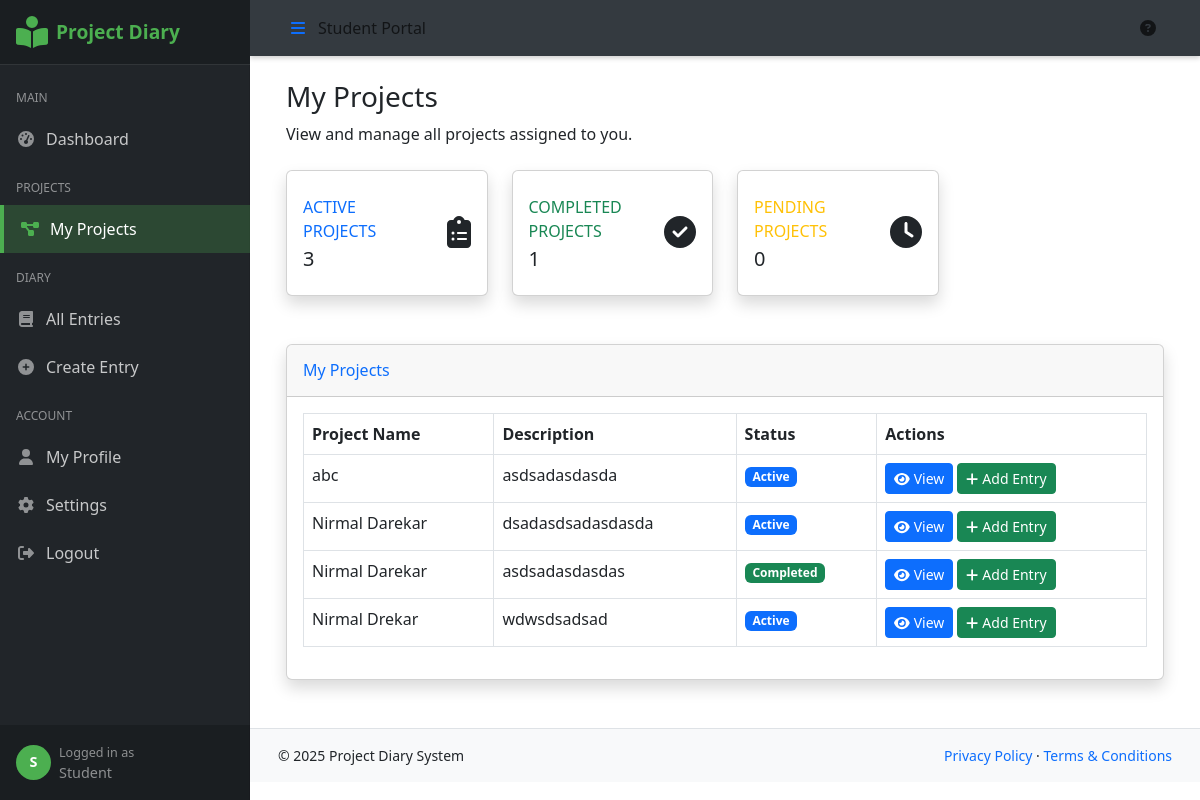
Screenshot of /index.php?page=student_projects (signed in) with the database file from the repository.
### tables this page shows
CREATE TABLE `projects` (
  `id` int(11) NOT NULL,
  `name` varchar(255) NOT NULL,
  `description` text DEFAULT NULL,
  `status` varchar(50) DEFAULT 'pending',
  `teacher_id` int(11) NOT NULL,
  `teacher_info` text DEFAULT NULL,
  `student_ids` text DEFAULT NULL,
  `created_at` timestamp NOT NULL DEFAULT current_timestamp(),
  `updated_at` timestamp NOT NULL DEFAULT current_timestamp() ON UPDATE current_timestamp()
);

### index.php (called while the page is built, shortened)
<?php
$pdo = getDbConnection();
require_once BASE_PATH . '/config/database.php';
$isLoggedIn = isset($_SESSION['user_id']);
$page = $_GET['page'] ?? 'dashboard';
if ($isLoggedIn && isset($_SESSION['role']) && $_SESSION['role'] === 'admin') {
    require_once BASE_PATH . '/controllers/AdminController.php';
    $adminController = new AdminController($pdo);
    $pageTitle = 'Admin Dashboard';
    switch ($page) {
        case 'dashboard':
            $pageTitle = 'Admin Dashboard';
            $contentView = BASE_PATH . '/views/admin/dashboard.php';
            break;
        case 'manage_users':
            $pageTitle = 'Manage Users';
            $contentView = BASE_PATH . '/views/admin/manage_users.php';
            break;
        case 'add_user':
            $pageTitle = 'Add New User';
            $contentView = BASE_PATH . '/views/admin/add_user.php';
            break;
        case 'edit_user':
            $pageTitle = 'Edit User';
            $contentView = BASE_PATH . '/views/admin/edit_user.php';
            break;
        case 'import_users':
            $pageTitle = 'Import Users';
            $contentView = BASE_PATH . '/views/admin/import_users.php';
            break;
        case 'institutional_info':
            $pageTitle = 'Institutional Information';
            $contentView = BASE_PATH . '/views/admin/institutional_info.php';
            break;
        case 'view_project':
            $pageTitle = 'Project Details';
            $contentView = BASE_PATH . '/views/admin/view_project.php';
            break;
        case 'system_settings':
            $pageTitle = 'System Settings';
            $contentView = BASE_PATH . '/views/admin/system_settings.php';
            break;
        case 'logout':
            session_destroy();
            header('Location: index.php?page=login');
            exit;
            break;
        default:
            $contentView = BASE_PATH . '/views/admin/dashboard.php';
            break;
    }
    include BASE_PATH . '/views/admin/layout.php';
    exit;
}
else if ($isLoggedIn && isset($_SESSION['role']) && $_SESSION['role'] === 'student') {
    require_once BASE_PATH . '/controllers/StudentController.php';
    $studentController = new StudentController($pdo);
    include BASE_PATH . '/views/student/layout.php';
    exit;
}
?>

### controllers/StudentController.php (called while the page is built, shortened)
<?php
class StudentController {
    private $db;
    public function __construct($db) {
        $this->db = $db;
    }
    public function getStudentProjects($studentId) {
        try {
            $query = "
                SELECT p.id, p.name, p.description, p.status, p.teacher_id,
                       u.name as teacher_name
                FROM projects p
                JOIN users u ON p.teacher_id = u.id
                WHERE p.student_ids LIKE :pattern
                ORDER BY p.name ASC
            ";
            $pattern = '%"' . $studentId . '"%';
            $stmt = $this->db->prepare($query);
            $stmt->bindParam(':pattern', $pattern, PDO::PARAM_STR);
            $stmt->execute();
            return $stmt->fetchAll(PDO::FETCH_ASSOC);
        } catch (PDOException $e) {
            error_log("Error in getStudentProjects: " . $e->getMessage());
            return [];
        }
    }
}
?>

### views/student/projects.php (the view, shortened to what this page needs)
<?php
$studentId = $_SESSION['user_id'] ?? 0;
$projects = $studentController->getStudentProjects($studentId);
$activeProjects = array_filter($projects, function($p) { return $p['status'] === 'active'; });
$completedProjects = array_filter($projects, function($p) { return $p['status'] === 'completed'; });
$pendingProjects = array_filter($projects, function($p) { return $p['status'] === 'pending'; });
?>
<div class="container-fluid">
    <div class="row">
        <div class="col-12">
            <h1 class="h3 mb-2 text-gray-800">My Projects</h1>
            <p class="mb-4">View and manage all projects assigned to you.</p>
        </div>
    </div>
    <div class="row mb-4">
        <div class="col-xl-3 col-md-6 mb-4">
            <div class="card border-left-primary shadow h-100 py-2">
                <div class="card-body">
                    <div class="row no-gutters align-items-center">
                        <div class="col">
                            <div class="text-xs font-weight-bold text-uppercase mb-1 text-primary">Active Projects</div>
                            <div class="h5 mb-0 font-weight-bold text-gray-800">
                                <?php echo count($activeProjects); ?>
                            </div>
                        </div>
                        <div class="col-auto">
                            <i class="fas fa-clipboard-list fa-2x text-gray-300"></i>
                        </div>
                    </div>
                </div>
            </div>
        </div>
        <div class="col-xl-3 col-md-6 mb-4">
            <div class="card border-left-success shadow h-100 py-2">
                <div class="card-body">
                    <div class="row no-gutters align-items-center">
                        <div class="col">
                            <div class="text-xs font-weight-bold text-uppercase mb-1 text-success">Completed Projects</div>
                            <div class="h5 mb-0 font-weight-bold text-gray-800">
                                <?php echo count($completedProjects); ?>
                            </div>
                        </div>
                        <div class="col-auto">
                            <i class="fas fa-check-circle fa-2x text-gray-300"></i>
                        </div>
                    </div>
                </div>
            </div>
        </div>
        <div class="col-xl-3 col-md-6 mb-4">
            <div class="card border-left-warning shadow h-100 py-2">
                <div class="card-body">
                    <div class="row no-gutters align-items-center">
                        <div class="col">
                            <div class="text-xs font-weight-bold text-uppercase mb-1 text-warning">Pending Projects</div>
                            <div class="h5 mb-0 font-weight-bold text-gray-800">
                                <?php echo count($pendingProjects); ?>
                            </div>
                        </div>
                        <div class="col-auto">
                            <i class="fas fa-clock fa-2x text-gray-300"></i>
                        </div>
                    </div>
                </div>
            </div>
        </div>
    </div>
    <?php if (empty($projects)): ?>
        <div class="card shadow mb-4">
            <div class="card-body text-center py-5">
                <i class="fas fa-clipboard-list fa-3x text-gray-300 mb-3"></i>
                <h5>No Projects Assigned Yet</h5>
                <p class="text-muted">You don't have any assigned projects. Your teacher will assign projects to you.</p>
            </div>
        </div>
    <?php else: ?>
        <div class="card shadow mb-4">
            <div class="card-header py-3 d-flex justify-content-between align-items-center">
                <h6 class="m-0 font-weight-bold text-primary">My Projects</h6>
            </div>
            <div class="card-body">
                <div class="table-responsive">
                    <table class="table table-bordered datatable" width="100%" cellspacing="0">
                        <thead>
                            <tr>
                                <th>Project Name</th>
                                <th>Description</th>
                                <th>Status</th>
                                <th>Actions</th>
                            </tr>
                        </thead>
                        <tbody>
                            <?php foreach ($projects as $project): ?>
                                <tr>
                                    <td><?php echo htmlspecialchars($project['name']); ?></td>
                                    <td><?php echo strlen($project['description']) > 50 ? htmlspecialchars(substr($project['description'], 0, 50)) . '...' : htmlspecialchars($project['description']); ?></td>
                                    <td>
                                        <span class="badge bg-<?php
                                            switch ($project['status']) {
                                                case 'active': echo 'primary'; break;
                                                case 'completed': echo 'success'; break;
                                            }
                                        ?>">
                                            <?php echo ucfirst($project['status']); ?>
                                        </span>
                                    </td>
                                    <td>
                                        <a href="index.php?page=view_project&id=<?php echo $project['id']; ?>" class="btn btn-primary btn-sm">
                                            <i class="fas fa-eye"></i> View
                                        </a>
                                        <a href="index.php?page=create_diary_entry&project_id=<?php echo $project['id']; ?>" class="btn btn-success btn-sm">
                                            <i class="fas fa-plus"></i> Add Entry
                                        </a>
                                    </td>
                                </tr>
                            <?php endforeach; ?>
                        </tbody>
                    </table>
                </div>
            </div>
        </div>
    <?php endif; ?>
</div>

### views/student/layout.php (style rules this page uses)
:root { --student-primary: #4caf50; --student-secondary: #81c784; --student-light: #e8f5e9; --student-dark: #2e7d32; }
body { font-family: 'Segoe UI', Tahoma, Geneva, Verdana, sans-serif; }

### rows the page displays
projects: name "abc", description "asdsadasdasda", status "Active"
projects: name "Nirmal Darekar", description "dsadasdsadasdasda", status "Active"
projects: name "Nirmal Darekar", description "asdsadasdasdas", status "Completed"
projects: name "Nirmal Drekar", description "wdwsdsadsad", status "Active"

### other values shown
substr($name, 0, 1) "S"
$name "Student"
count($activeProjects) "3"
count($completedProjects) "1"
count($pendingProjects) "0"
